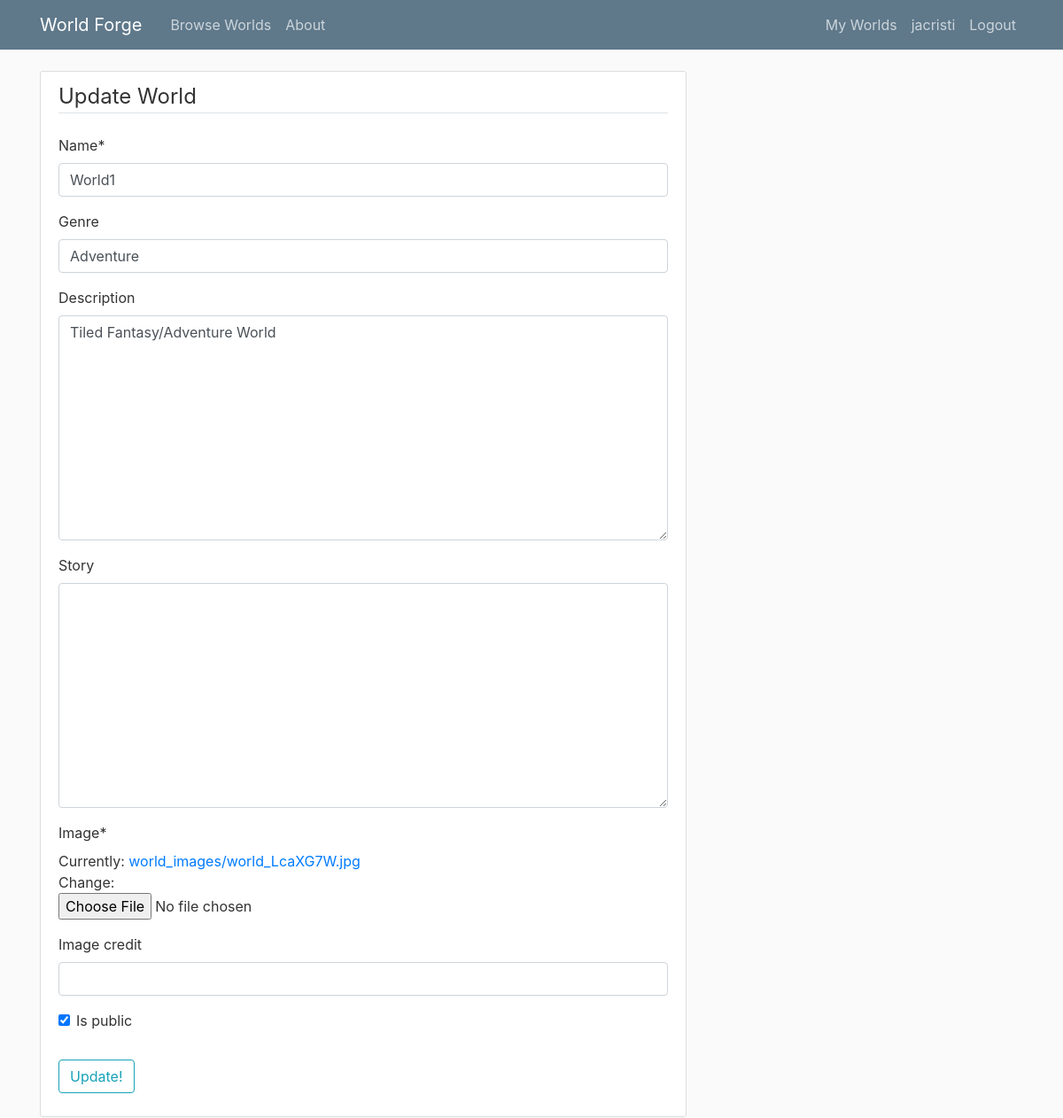
Page /forge/update_world/1/jacristi/PaintWorld/ (signed in) on the earlier database version.
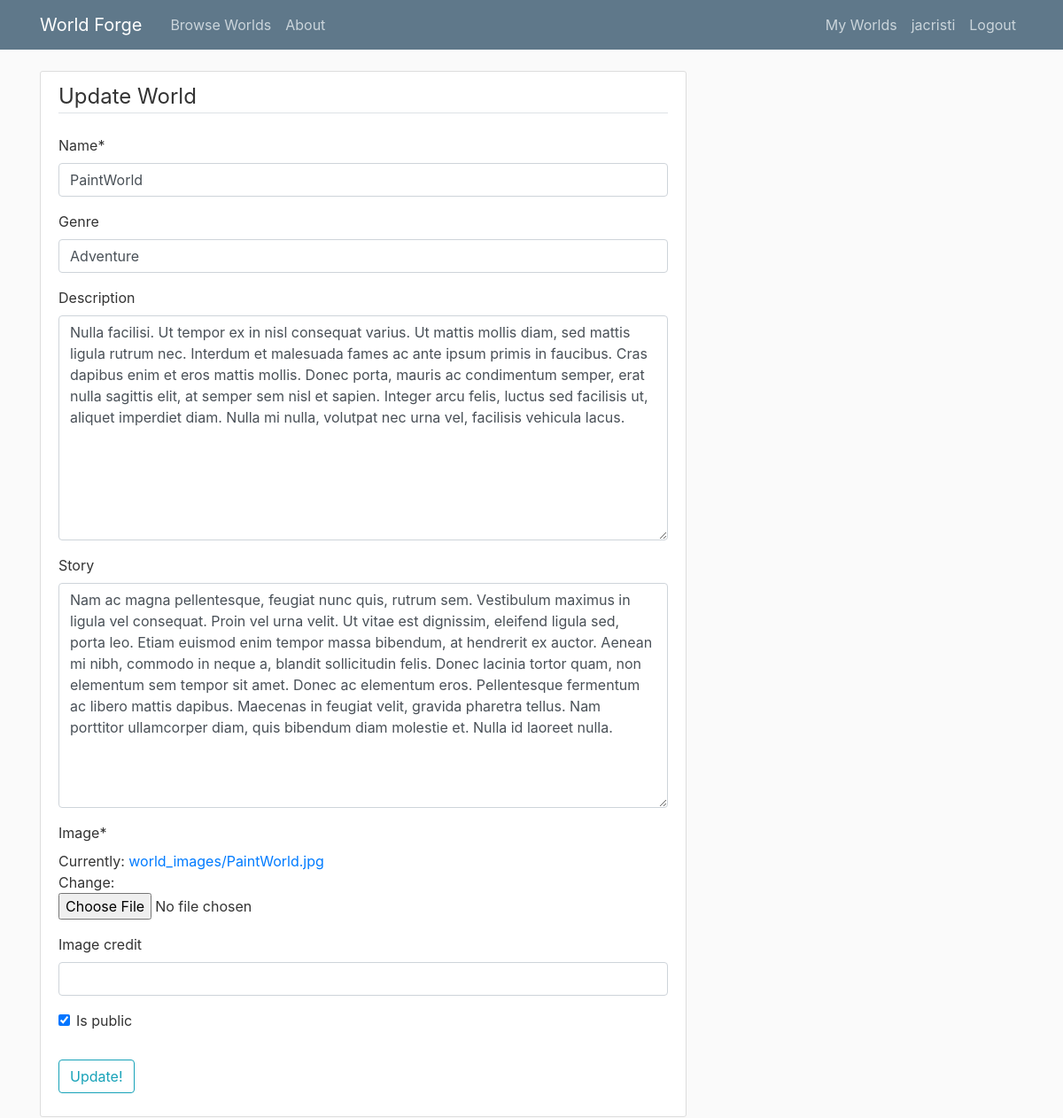
Same page on the later database version.
### forge/models.py (models this page shows, shortened)
class World(models.Model):
    is_public = models.BooleanField(default=False)
    name = models.CharField(max_length=100, validators=[validate_name,])
    genre = models.CharField(max_length=100, blank=True)
    description = models.TextField(blank=True)
    story = models.TextField(blank=True)
    creator = models.ForeignKey(User, on_delete=models.CASCADE)
    image = models.ImageField(default='default_world.jpg', upload_to='world_images')
    image_thumb = models.ImageField(default='default_world_thumb.jpg', upload_to='world_images/thumbs')
    image_credit = models.CharField(max_length=120, blank=True)
    str_name = models.CharField(max_length=200, blank=True)
    class Meta:
        ordering = ('str_name',)
        unique_together= (('creator', 'name'),)

### forge/views.py (the view, shortened to what this page needs)
# urls.py: url(r'^update_world/(?P<pk>[0-9]+)/(?P<username>[A-Za-z0-9]+)/(?P<world_name>[^\\]+)/$', views.WorldUpdateView.as_view(), name='update_world'),
class WorldUpdateView(LoginRequiredMixin, UserPassesTestMixin, UpdateView):
    model = World
    fields = ['name', 'genre', 'description', 'story', 'image', 'image_credit', 'is_public']
    template_name = 'forge/update_item.html'
    def test_func(self):
        obj = self.get_object()
        if self.request.user == obj.creator:
            return True
        else:
            return False

### forge/templatetags/to_class_name.py (called while the page is built)
@register.filter
def to_class_name(value):
    return value.__class__.__name__

### forge/templates/forge/update_item.html (shortened to what this page needs)
{% extends 'forge/base.html' %}
{% load crispy_forms_tags %}
{% load to_class_name %}
{% block content %}
  <div class="content-section">
    <form method="POST" enctype="multipart/form-data">
      <fieldset class="form-group">
        <legend class="border-bottom mb-4">Update {{ object | to_class_name }}</legend>
          {{ form | crispy }}
      </fieldset>
      <div class="form-group">
        <button class="btn btn-outline-info" type="submit">Update!</button>
      </div>
    </form>
  </div>
{% endblock %}

Differences in the rows shown:
changed World "Adventure": name "World1" → "PaintWorld"; description "Tiled Fantasy/Adventure World" → "Nulla facilisi. Ut tempor ex in nisl consequat varius. Ut mattis mollis diam, sed mattis ligula rutrum nec. Interdum et malesuada fames ac ante ipsum primis in faucibus. Cras dapibus enim et eros mattis mollis. Donec porta, mauris ac condimentum semper, erat nulla sagittis elit, at semper sem nisl et sapien. Integer arcu felis, luctus sed facilisis ut, aliquet imperdiet diam. Nulla mi nulla, volutpat nec urna vel, facilisis vehicula lacus."; story (not shown) → "Nam ac magna pellentesque, feugiat nunc quis, rutrum sem. Vestibulum maximus in ligula vel consequat. Proin vel urna velit. Ut vitae est dignissim, eleifend ligula sed, porta leo. Etiam euismod enim tempor massa bibendum, at hendrerit ex auctor. Aenean mi nibh, commodo in neque a, blandit sollicitudin felis. Donec lacinia tortor quam, non elementum sem tempor sit amet. Donec ac elementum eros. Pellentesque fermentum ac libero mattis dapibus. Maecenas in feugiat velit, gravida pharetra tellus. Nam porttitor ullamcorper diam, quis bibendum diam molestie et. Nulla id laoreet nulla."
Other differences:
text no longer shown: "Name * Genre Description Story Image * Currently: world_images/world_LcaXG7W.jpg Change: Image credit Is public"
text now shown: "Name * Genre Description Story Image * Currently: world_images/PaintWorld.jpg Change: Image credit Is public"
